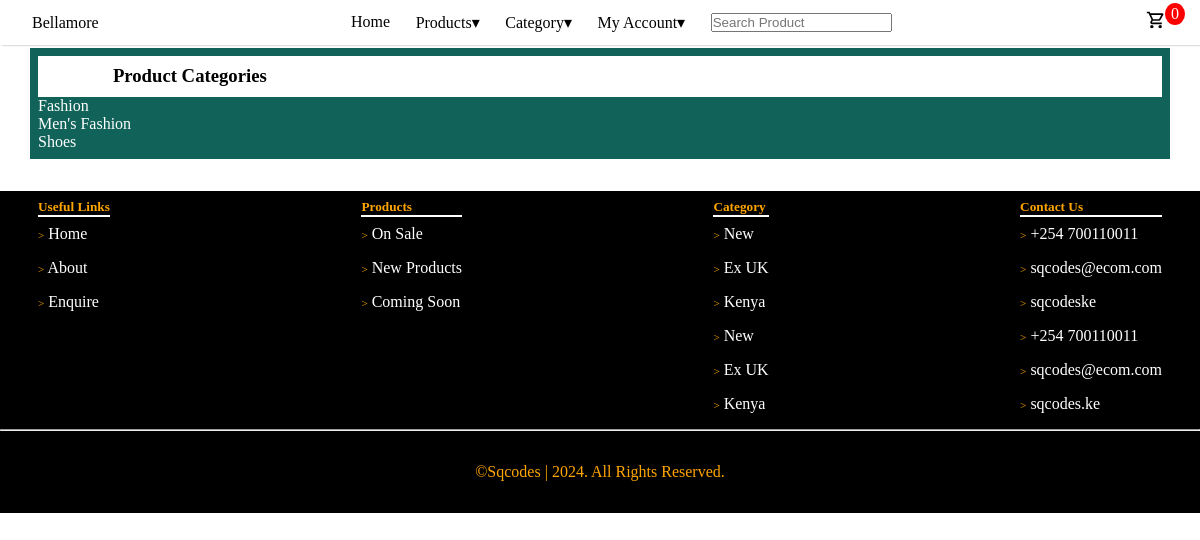
/categories/, run on an earlier commit of the app's database.
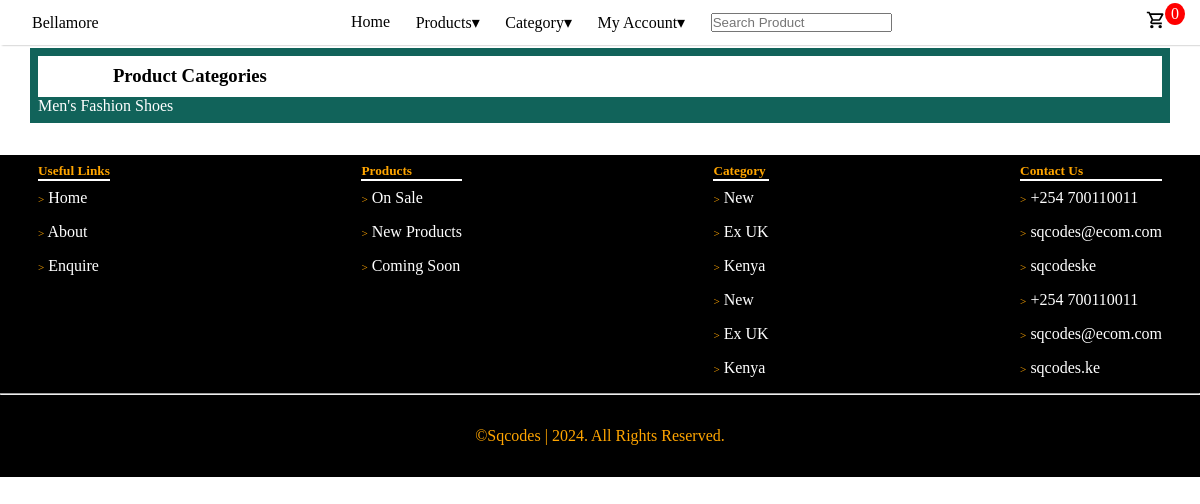
And on a later commit of the database.
### store/models.py (models this page shows, shortened)
class Category(models.Model):
    name = models.CharField(max_length=50, unique=True, blank=False, null=False)
    key_words = models.CharField(max_length=255, blank=True, null=True)
    description = models.CharField(max_length=255, blank=True, null=True)
    image = models.ImageField(upload_to='uploads/categories/', blank=True, null=True)
    slug = models.SlugField(unique=True, blank=True, null=True)
    class Meta:
        verbose_name_plural = 'Categories'

### store/views.py (the view)
# urls.py: path('categories/', views.categories, name='categories'),
def categories(request):
    categories = Category.objects.all()
    products = Product.objects.all()
    context = {
        'categories': categories,
        'products': products,
    }
    return render(request, 'store/all_categories.html', context)

### cart/cart.py (called while the page is built)
    def __len__(self):
        return len(self.cart)

### cart/context_processors.py (called while the page is built)
def cart(request):
    return {'cart': Cart(request)}

### store/templates/store/all_categories.html (shortened to what this page needs)
{% extends 'main/base.html' %}
{% block content %}
<h3 class="section-title">Product Categories</h3>
{% for category in categories %}
    <p><a href="{% url 'category' category.id %}" style="color: white;">{{category.name}}</a></p>
{% endfor %}
{% endblock content %}

What changed in the data, as far as the page shows it:
removed Category: name "Men's Fashion"
removed Category: name "Shoes"
changed Category: name "Fashion" → "Men's Fashion Shoes"
